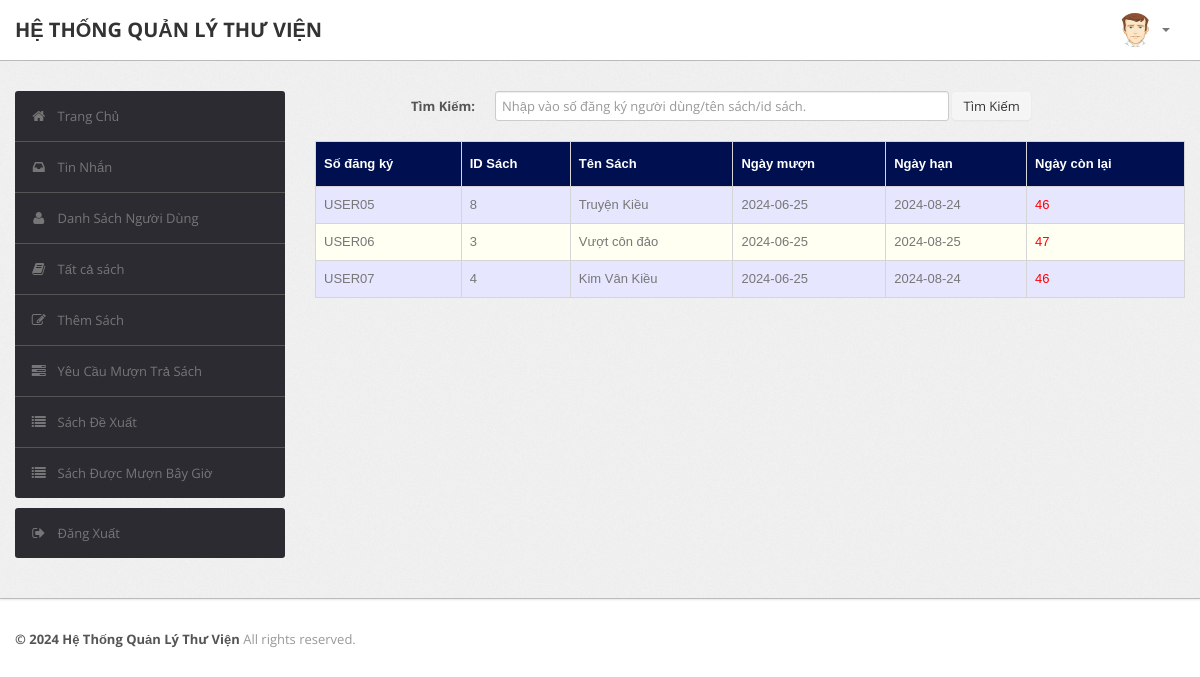
The app's page /admin/current.php (signed in), older data.
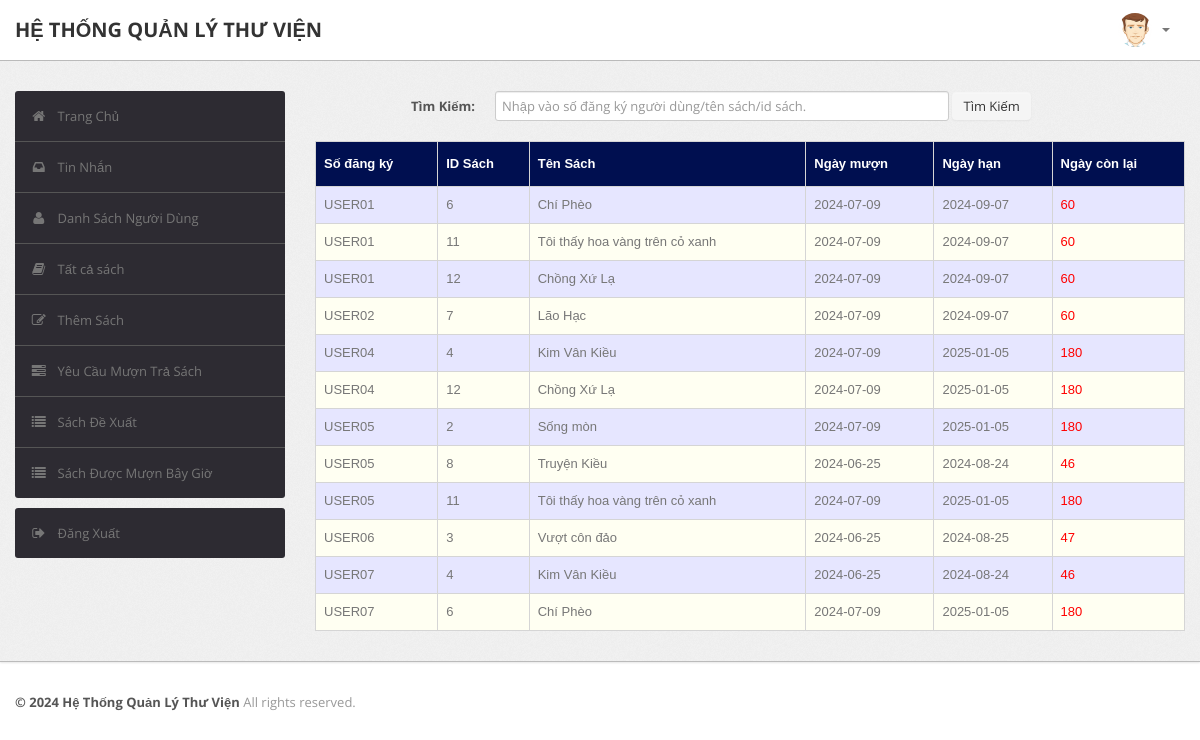
The same page, newer data.
### tables this page shows
CREATE TABLE `record` (
  `RollNo` varchar(50) NOT NULL,
  `BookId` int(10) NOT NULL,
  `Date_of_Issue` date DEFAULT NULL,
  `Due_Date` date DEFAULT NULL,
  `Date_of_Return` date DEFAULT NULL,
  `Dues` int(10) DEFAULT NULL,
  `Renewals_left` int(10) DEFAULT NULL,
  `Time` time DEFAULT NULL
);

CREATE TABLE `book` (
  `BookId` int(10) NOT NULL,
  `Title` varchar(50) DEFAULT NULL,
  `Publisher` varchar(50) DEFAULT NULL,
  `Year` varchar(50) DEFAULT NULL,
  `Availability` int(5) DEFAULT NULL
);

### admin/current.php (the view, shortened to what this page needs)
<?php
require('dbconn.php');
?>
<?php
if ($_SESSION['RollNo']) {
    ?>
<!DOCTYPE html>
<html lang="en">
    <head>
        <link type="text/css" href="bootstrap/css/bootstrap.min.css" rel="stylesheet">
        <link type="text/css" href="bootstrap/css/bootstrap-responsive.min.css" rel="stylesheet">
        <link type="text/css" href="css/theme.css" rel="stylesheet">
        <link type="text/css" href="images/icons/css/font-awesome.css" rel="stylesheet">
    </head>
    <body>
        <div class="navbar navbar-fixed-top">
            <div class="navbar-inner">
                <div class="container">
                        <a class="brand" href="index.php">HỆ THỐNG QUẢN LÝ THƯ VIỆN </a>
                    <div class="nav-collapse collapse navbar-inverse-collapse">
                        <ul class="nav pull-right">
                            <li class="nav-user dropdown"><a href="#" class="dropdown-toggle" data-toggle="dropdown">
                                <img src="images/user.png" class="nav-avatar" />
                                <b class="caret"></b></a>
                            </li>
                        </ul>
                    </div>
                </div>
            </div>
        </div>
        <div class="wrapper">
            <div class="container">
                <div class="row">
                    <div class="span3">
                        <div class="sidebar">
                            <ul class="widget widget-menu unstyled">
                                <li class="active"><a href="index.php"><i class="menu-icon icon-home"></i>Trang Chủ
                                </a></li>
                                 <li><a href="message.php"><i class="menu-icon icon-inbox"></i>Tin Nhắn</a>
                                </li>
                                <li><a href="student.php"><i class="menu-icon icon-user"></i>Danh Sách Người Dùng </a>
                                </li>
                                <li><a href="book.php"><i class="menu-icon icon-book"></i>Tất cả sách </a></li>
                                <li><a href="addbook.php"><i class="menu-icon icon-edit"></i>Thêm Sách </a></li>
                                <li><a href="requests.php"><i class="menu-icon icon-tasks"></i>Yêu Cầu Mượn Trả Sách </a></li>
                                <li><a href="recommendations.php"><i class="menu-icon icon-list"></i>Sách Đề Xuất </a></li>
                                <li><a href="current.php"><i class="menu-icon icon-list"></i>Sách Được Mượn Bây Giờ </a></li>
                            </ul>
                            <ul class="widget widget-menu unstyled">
                                <li><a href="logout.php"><i class="menu-icon icon-signout"></i>Đăng Xuất </a></li>
                            </ul>
                        </div>
                    </div>
                    <div class="span9">
                        <form class="form-horizontal row-fluid" action="current.php" method="post">
                                        <div class="control-group">
                                            <label class="control-label" for="Search"><b>Tìm Kiếm:</b></label>
                                            <div class="controls">
                                                <input type="text" id="title" name="title" placeholder="Nhập vào số đăng ký người dùng/tên sách/id sách." class="span8" required>
                                                <button type="submit" name="submit"class="btn">Tìm Kiếm</button>
                                            </div>
                                        </div>
                                    </form>
                                    <br>
                                    <?php
                                    if(isset($_POST['submit']))
                                        {$s=$_POST['title'];
                                            $sql="select record.BookId,RollNo,Title,Due_Date,Date_of_Issue,datediff(Due_Date,curdate()) as x from LMS.record,LMS.book where (Date_of_Issue is NOT NULL and Date_of_Return is NULL and book.Bookid = record.BookId) and (RollNo='$s' or record.BookId='$s' or Title like '%$s%')";
                                        }
                                    else
                                        $sql="select record.BookId,RollNo,Title,Due_Date,Date_of_Issue,datediff(Due_Date,curdate()) as x from LMS.record,LMS.book where Date_of_Issue is NOT NULL and Date_of_Return is NULL and book.Bookid = record.BookId";
                                    $result=$conn->query($sql);
                                    $rowcount=mysqli_num_rows($result);
                                    if(!($rowcount))
                                        echo "<br><center><h2><b><i>No Results</i></b></h2></center>";
                                    else
                                    {
                                    ?>
                        <table class="table" id = "tables">
                                  <thead>
                                    <tr>
                                      <th>Số đăng ký</th>
                                      <th>ID Sách</th>
                                      <th>Tên Sách</th>
                                      <th>Ngày mượn</th>
                                      <th>Ngày hạn</th>
                                      <th>Ngày còn lại</th>
                                    </tr>
                                  </thead>
                                  <tbody>
                                <?php
                            while($row=$result->fetch_assoc())
                            {
                                $rollno=$row['RollNo'];
                                $bookid=$row['BookId'];
                                $name=$row['Title'];
                                $issuedate=$row['Date_of_Issue'];
                                $duedate=$row['Due_Date'];
                                $dues=$row['x'];
                            ?>
                                    <tr>
                                      <td><?php echo strtoupper($rollno) ?></td>
                                      <td><?php echo $bookid ?></td>
                                      <td><?php echo $name ?></td>
                                      <td><?php echo $issuedate ?></td>
                                      <td><?php echo $duedate ?></td>
                                      <td><?php if($dues > 0)
                                                  echo "<font color='red'>".$dues."</font>";
                                                else
                                                  echo "<font color='green'>0</font>";
                                              ?>
                                    </tr>
                            <?php }} ?>
                                    </tbody>
                                </table>
                    </div>
                </div>
            </div>
        </div>
<div class="footer">
            <div class="container">
                <b class="copyright">&copy; 2024 Hệ Thống Quản Lý Thư Viện </b>All rights reserved.
            </div>
        </div>
    </body>
</html>
<?php }
else {
    echo "<script type='text/javascript'>alert('Access Denied!!!')</script>";
} ?>

### admin/css/theme.css (style rules this page uses)
#tables { font-family: "Trebuchet MS", Arial, Helvetica, sans-serif; border-collapse: collapse; width: 100%; }
#tables td, #tables th { border: 1px solid #ddd; padding: 8px; }
#tables tr:nth-child(even) { background-color: #fffff2; }
#tables tr:nth-child(odd) { background-color: #e6e6ff; }
#tables th { padding-top: 12px; padding-bottom: 12px; text-align: left; background-color: #000F50; color: white; }
body { font-size: 13px; font-family: 'Open Sans', Arial, sans-serif; background: #fff; color: #777 }
strong, b { color: #555 }
.wrapper { background: url(../images/bg.png) #eee; border-bottom: 1px solid #bbb; -webkit-box-shadow: 0 1px 2px rgba(0,0,0,0.1); -moz-box-shadow: 0 1px 2px rgba(0,0,0,0.1); box-shadow: 0 1px 2px rgba(0,0,0,0.1); padding: 30px 0 }
.footer { color: #999; padding: 30px 0 60px }
form { margin: 0 }
select, textarea, input[type="text"], input[type="password"], input[type="datetime"], input[type="datetime-local"], input[type="date"], input[type="month"], input[type="time"], input[type="week"], input[type="number"], input[type="email"], input[type="url"], input[type="search"], input[type="tel"], input[type="color"], .uneditable-input, label, input, button, select, textarea { -webkit-border-radius: 3px; -moz-border-radius: 3px; border-radius: 3px; font-size: 13px; font-family: 'Open Sans', Tahoma, Arial, sans-serif }
body [class^="icon-"], body [class*=" icon-"] { font-size: 14px; line-height: 20px; height: 20px }
.form-horizontal .control-group, .form-vertical .control-group { margin-bottom: 0 }
.navbar { position: static!important; margin: 0!important }
.navbar .navbar-inner { background: #fff; border-bottom: 1px solid #bbb; -webkit-box-shadow: 0 1px 2px rgba(0,0,0,0.15); -moz-box-shadow: 0 1px 2px rgba(0,0,0,0.15); box-shadow: 0 1px 2px rgba(0,0,0,0.15) }
.navbar .brand { color: #333; font-weight: bold; font-size: 20px; margin-right: 20px; padding: 20px }
.navbar .nav>li>a { padding: 20px 15px; font-weight: bold; color: #777 }
.nav-user>a { height: 20px }
.nav-avatar { width: 34px; height: 34px; margin: -7px 5px 0 0; -webkit-border-radius: 50%; -moz-border-radius: 50%; border-radius: 50% }
.btn, .btn-box { -webkit-border-radius: 3px; -moz-border-radius: 3px; border-radius: 3px }
.btn { font-size: 13px; font-weight: 600 }
.btn { display: inline-block; margin-bottom: 0; font-weight: 400; text-align: center; vertical-align: middle; cursor: pointer; background-image: none; border: 1px solid transparent; white-space: nowrap; padding: 4px 10px; font-size: 13px; line-height: 1.42857; border-radius: 4px; -webkit-user-select: none; -moz-user-select: none; -ms-user-select: none; user-select: none }
.table { margin-bottom: 0 }
.table th, .table td { border-color: #d5d5d5!important }
.widget-menu { background: #fff; -webkit-border-radius: 3px; -moz-border-radius: 3px; border-radius: 3px; overflow: hidden }
.widget-menu a { color: #555; display: block; line-height: 20px; padding: 15px; text-decoration: none!important }
.widget-menu .menu-icon { margin-right: 10px; color: #767676; -webkit-transition: all .2s ease-in-out; -moz-transition: all .2s ease-in-out; transition: all .2s ease-in-out; }
.widget-menu>li+li { border-top: 1px solid #555 }
.widget-menu>li>a { background-color: #2d2b32; color: #767676; -webkit-transition: all .2s ease-in-out; -moz-transition: all .2s ease-in-out; transition: all .2s ease-in-out; }

Row changes from the older to the newer data that the page shows:
added record: RollNo "USER01", BookId "6", BookId.Title "Chí Phèo", Date_of_Issue "2024-07-09", Due_Date "2024-09-07", dues "60"
added record: RollNo "USER01", BookId "11", BookId.Title "Tôi thấy hoa vàng trên cỏ xanh", Date_of_Issue "2024-07-09", Due_Date "2024-09-07", dues "60"
added record: RollNo "USER01", BookId "12", BookId.Title "Chồng Xứ Lạ", Date_of_Issue "2024-07-09", Due_Date "2024-09-07", dues "60"
added record: RollNo "USER02", BookId "7", BookId.Title "Lão Hạc", Date_of_Issue "2024-07-09", Due_Date "2024-09-07", dues "60"
added record: RollNo "USER04", BookId "4", BookId.Title "Kim Vân Kiều", Date_of_Issue "2024-07-09", Due_Date "2025-01-05", dues "180"
added record: RollNo "USER04", BookId "12", BookId.Title "Chồng Xứ Lạ", Date_of_Issue "2024-07-09", Due_Date "2025-01-05", dues "180"
added record: RollNo "USER05", BookId "2", BookId.Title "Sống mòn", Date_of_Issue "2024-07-09", Due_Date "2025-01-05", dues "180"
added record: RollNo "USER05", BookId "11", BookId.Title "Tôi thấy hoa vàng trên cỏ xanh", Date_of_Issue "2024-07-09", Due_Date "2025-01-05", dues "180"
added record: RollNo "USER07", BookId "6", BookId.Title "Chí Phèo", Date_of_Issue "2024-07-09", Due_Date "2025-01-05", dues "180"
